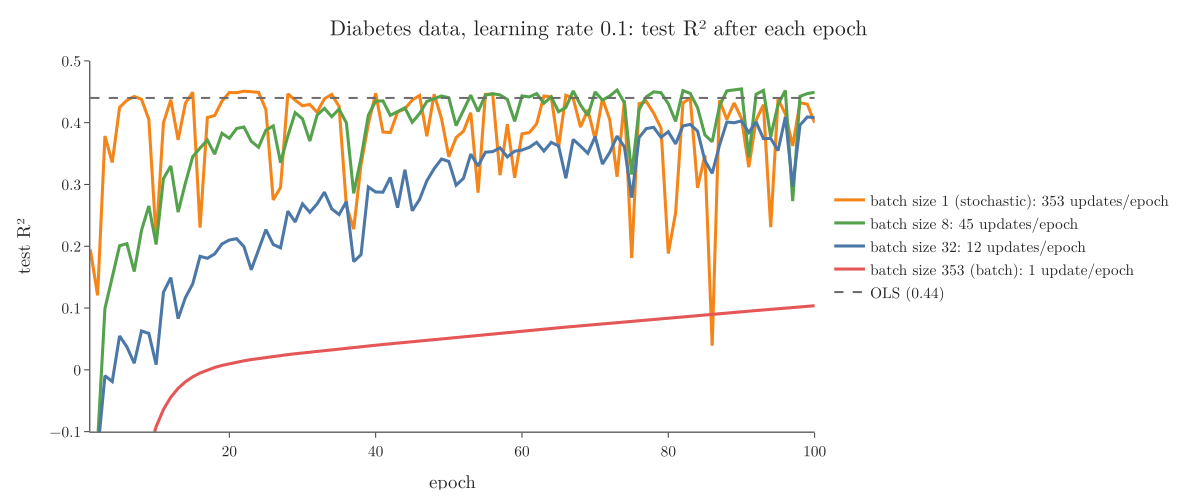

Write the Python code that produced this figure.
"""Diabetes data, learning rate 0.1, 100 epochs: test R2 after each epoch for several batch sizes (Plotly). Fixed seed."""
from pathlib import Path
import numpy as np
import plotly.graph_objects as go
from sklearn.datasets import load_diabetes
from sklearn.metrics import r2_score
from sklearn.model_selection import train_test_split

here = Path(__file__).parent
X, y = load_diabetes(return_X_y=True)
X_train, X_test, y_train, y_test = train_test_split(X, y, test_size=0.2, random_state=2)
n = len(X_train)
colours = {1: "#F58518", 8: "#54A24B", 32: "#4C78A8", 353: "#E45756"}
fig = go.Figure()
for bs, colour in colours.items():
    rng = np.random.default_rng(0); b, w = 0.0, np.ones(10); scores = []
    for _ in range(100):
        idx = rng.permutation(n)
        for s in range(0, n, bs):
            j = idx[s:s + bs]; err = y_train[j] - (X_train[j] @ w + b)
            b += 0.1 * 2 * err.mean(); w += 0.1 * 2 * X_train[j].T @ err / len(j)
        scores.append(r2_score(y_test, X_test @ w + b))
    label = {1: "batch size 1 (stochastic)", 353: "batch size 353 (batch)"}.get(bs, f"batch size {bs}")
    upd = -(-n // bs)
    fig.add_trace(go.Scatter(x=list(range(1, 101)), y=scores, mode="lines", name=f"{label}: {upd} update{"s" if upd > 1 else ""}/epoch",
                             line=dict(color=colour, width=3)))
    print(bs, upd, [round(scores[k], 3) for k in (9, 49, 99)])
fig.add_trace(go.Scatter(x=[1, 100], y=[0.44] * 2, mode="lines", name="OLS (0.44)", line=dict(color="#6B6B6B", dash="dash")))
fig.update_layout(template="simple_white", height=480, font=dict(family="Latin Modern Roman", size=15),
                  legend=dict(orientation="v", x=1.02, y=0.5), width=1150, margin=dict(l=70, r=30, t=50, b=60),
                  title=dict(text="Diabetes data, learning rate 0.1: test R² after each epoch", x=0.5),
                  xaxis=dict(title="epoch"), yaxis=dict(title="test R²", range=[-0.1, 0.5]))
fig.write_image(here / "batch_sizes.png", scale=2)
fig.write_image(here / "batch_sizes.pdf")
